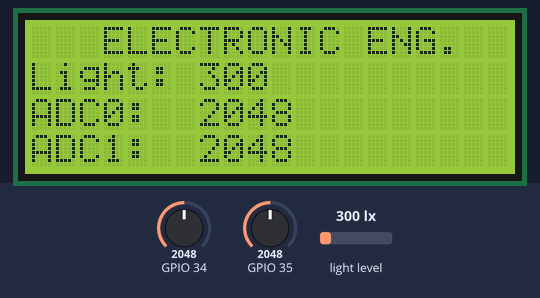
Simulated run of this sketch. Board: ESP32. Shown: 20×4 character LCD. Inputs (shaded band) come from the test bench; at power-on: light level 300 lx, GPIO 34 = 2048, GPIO 35 = 2048.

Above: at 1.2 s.
1.3 s: light level set to 40 lx
At 2.8 s:
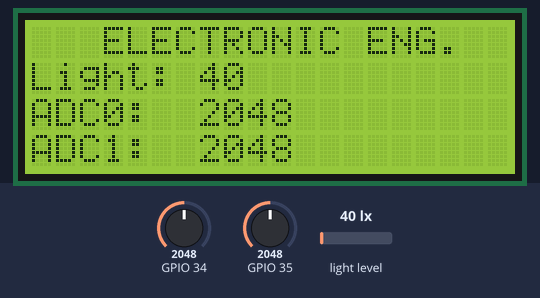
5.5 s: GPIO 34 set to 2866
At 7.0 s:
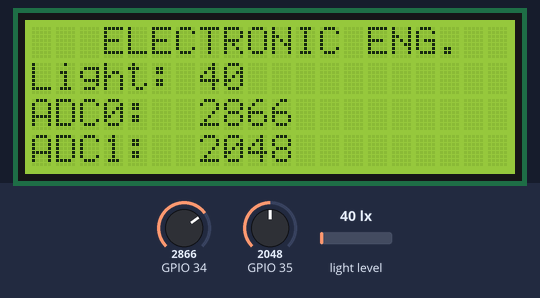
8.9 s: GPIO 35 set to 2866
At 9.9 s:
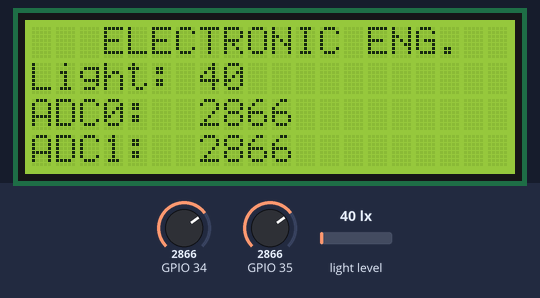
12.0 s: light level set to 500 lx
At 13.5 s:
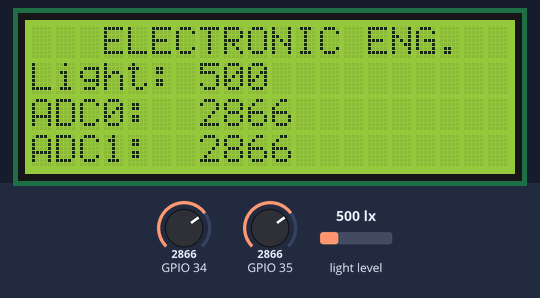
15.2 s: GPIO 34 set to 3603
At 16.6 s:
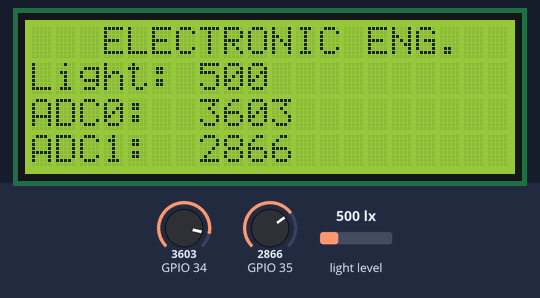
18.3 s: GPIO 35 set to 3603
At 19.8 s:
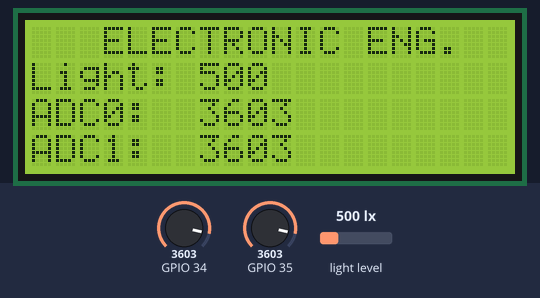
Timing chart, 0 to 21.3 s (numbered marks = the images above; inputs shaded):
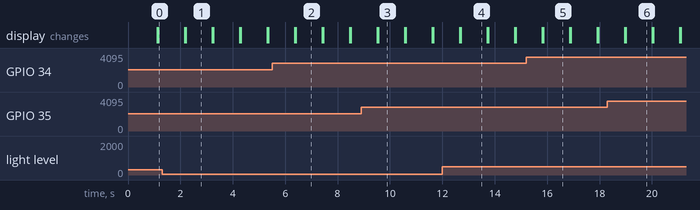

The sketch:

ESP32_LCD20x4.ino
```cpp
#include <BH1750FVI.h>
#include <LiquidCrystal_I2C.h>

BH1750FVI LightSensor(BH1750FVI::k_DevModeContLowRes);
int lcdColumns = 20;
int lcdRows = 4;

LiquidCrystal_I2C lcd(0x27, lcdColumns, lcdRows);

void setup()
{
  Serial.begin(115200);
 lcd.init();
 lcd.backlight();
  LightSensor.begin();
}
void loop()
{
  uint16_t lux = LightSensor.GetLightIntensity();
  int adc_1 = analogRead(34);
  int adc_2 = analogRead(35);
  lcd.setCursor(3, 0);
  lcd.print("ELECTRONIC ENG.");
  lcd.setCursor(0, 1);
  lcd.print("Light: ");
  lcd.setCursor(7, 1);
  lcd.print(String(lux));
  lcd.setCursor(0, 2);
  lcd.print("ADC0:  " + String(adc_1));
  lcd.setCursor(0, 3);
  lcd.print("ADC1:  " + String(adc_2));
  delay(1000);
  lcd.clear();
}
```

Measured:
- after the input at 1.3 s, the display: first differs from a run without the input after 0.91 s (image 1)
- after the input at 5.5 s, the display: first differs from a run without the input after 0.91 s (image 2)
- after the input at 8.9 s, the display: first differs from a run without the input after 0.65 s (image 3)
- after the input at 12.0 s, the display: first differs from a run without the input after 0.70 s (image 4)
- after the input at 15.2 s, the display: first differs from a run without the input after 0.65 s (image 5)
- after the input at 18.3 s, the display: first differs from a run without the input after 0.70 s (image 6)
- what the display in image 1 shows lasts 1.0 s, from 2.2 s to 3.2 s
